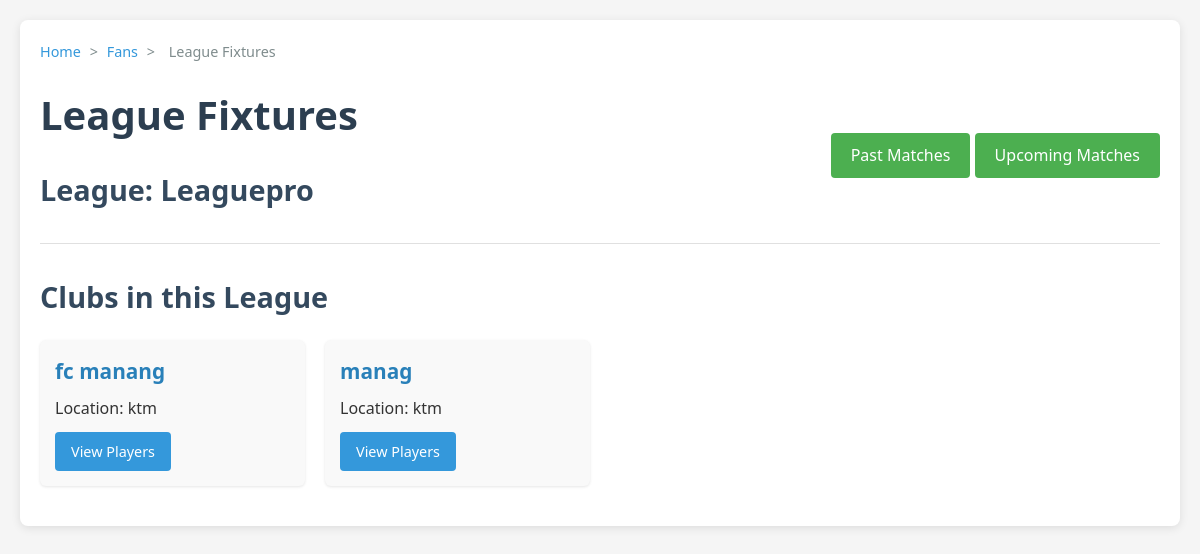
Page /pages/view_league.php?league_id=46 on the committed database.
### tables this page shows
CREATE TABLE `league` (
  `league_id` int(11) NOT NULL,
  `league_name` varchar(100) DEFAULT NULL,
  `userId` int(11) NOT NULL,
  `start_date` int(11) DEFAULT NULL,
  `end_date` int(11) DEFAULT NULL,
  `status` varchar(20) DEFAULT 'pending',
  `duration` int(11) NOT NULL,
  `max_teams` int(11) NOT NULL,
  `location` varchar(50) DEFAULT NULL
);

CREATE TABLE `club` (
  `club_id` int(11) NOT NULL,
  `c_name` varchar(100) NOT NULL,
  `league_id` int(11) DEFAULT NULL,
  `location` varchar(100) DEFAULT NULL,
  `created_by` int(255) NOT NULL
);

### pages/view_league.php (the view, shortened to what this page needs)
<?php
$host = "localhost";
$user = "root";
$password = "";
$dbname = "leaguedb";
$conn = new mysqli($host, $user, $password, $dbname);
$league_id = isset($_GET['league_id']) ? (int)$_GET['league_id'] : 0;
$leagueQuery = "SELECT league_name FROM league WHERE league_id = $league_id";
$leagueResult = $conn->query($leagueQuery);
if ($leagueResult && $leagueResult->num_rows > 0) {
    $league = $leagueResult->fetch_assoc();
} else {
    echo "<p>League not found.</p>";
    exit;
}
$clubsQuery = "SELECT club_id, c_name, location FROM club WHERE league_id = $league_id";
$clubsResult = $conn->query($clubsQuery);
$clubs = [];
if ($clubsResult && $clubsResult->num_rows > 0) {
    while ($club = $clubsResult->fetch_assoc()) {
        $clubs[$club['club_id']] = $club;
    }
}
?>
<!DOCTYPE html>
<html lang="en">
<head>
    <link rel="stylesheet" href="../assests/css/style.css">
</head>
<body>
<div class="container">
    <div class="breadcrumb">
        <a href="index.php">Home</a> <span>&gt;</span>
        <a href="fans.php">Fans</a> <span>&gt;</span>
        <span>League Fixtures</span>
    </div>
    <header>
        <div>
            <h1>League Fixtures</h1>
            <h2>League: <?php echo htmlspecialchars($league['league_name']); ?></h2>
        </div>
        <div class="button-group">
            <a href="view_league.php?league_id=<?php echo $league_id; ?>&view=past_matches#past-matches" class="btn">Past Matches</a>
            <a href="view_league.php?league_id=<?php echo $league_id; ?>&view=upcoming_matches#upcoming-matches" class="btn">Upcoming Matches</a>
        </div>
    </header>
    <section>
        <h2>Clubs in this League</h2>
        <div class="card-container">
            <?php if (empty($clubs)): ?>
                <p>No clubs available in this league.</p>
            <?php else: ?>
                <?php foreach ($clubs as $club): ?>
                    <div class="card">
                        <h3><?php echo htmlspecialchars($club['c_name']); ?></h3>
                        <p>Location: <?php echo htmlspecialchars($club['location']); ?></p>
                        <div class="button-group">
                            <a href="javascript:void(0);" onclick="showPlayers(<?php echo $club['club_id']; ?>)">View Players</a>
                        </div>
                    </div>
                <?php endforeach; ?>
            <?php endif; ?>
        </div>
    </section>
</div>
</body>
</html>

### assests/css/style.css (style rules this page uses)
* { margin: 0; padding: 0; box-sizing: border-box; }
body { font-family: 'Segoe UI', Tahoma, Geneva, Verdana, sans-serif; line-height: 1.6; color: #333; background-color: #f5f5f5; padding: 20px; }
.container { max-width: 1200px; margin: 0 auto; padding: 20px; background-color: #fff; border-radius: 8px; box-shadow: 0 2px 10px rgba(0, 0, 0, 0.1); position: relative; }
h1 { font-size: 2.5rem; margin-bottom: 10px; color: #2c3e50; }
h2 { font-size: 1.8rem; margin: 20px 0 15px; color: #34495e; }
h3 { font-size: 1.3rem; margin-bottom: 10px; color: #2980b9; }
p { margin-bottom: 10px; }
.btn, .button-group a { display: inline-block; padding: 10px 20px; background-color: #4CAF50; color: white; text-decoration: none; border-radius: 4px; font-weight: 500; transition: background-color 0.3s; }
.breadcrumb { max-width: 1200px; margin: 0 auto 20px; font-size: 0.9rem; color: #7f8c8d; }
.breadcrumb a { color: #3498db; text-decoration: none; }
.breadcrumb span { margin: 0 5px; }
header { margin-bottom: 30px; border-bottom: 1px solid #e0e0e0; padding-bottom: 15px; display: flex; justify-content: space-between; align-items: center; }
.card-container { display: grid; grid-template-columns: repeat(auto-fill, minmax(250px, 1fr)); gap: 20px; margin: 20px 0; }
.card { background-color: #f9f9f9; border-radius: 6px; padding: 15px; box-shadow: 0 1px 3px rgba(0, 0, 0, 0.1); transition: transform 0.2s, box-shadow 0.2s; }
.card h3 { color: #2980b9; margin-bottom: 8px; }
.card a, .view-players-btn { display: inline-block; padding: 8px 16px; background-color: #3498db; color: white; text-decoration: none; border-radius: 4px; font-weight: 500; transition: background-color 0.3s; border: none; cursor: pointer; font-size: 0.9rem; }

### rows in the picture
league: league_name "Leaguepro"
club: c_name "fc manang", location "ktm"
club: c_name "manag", location "ktm"
